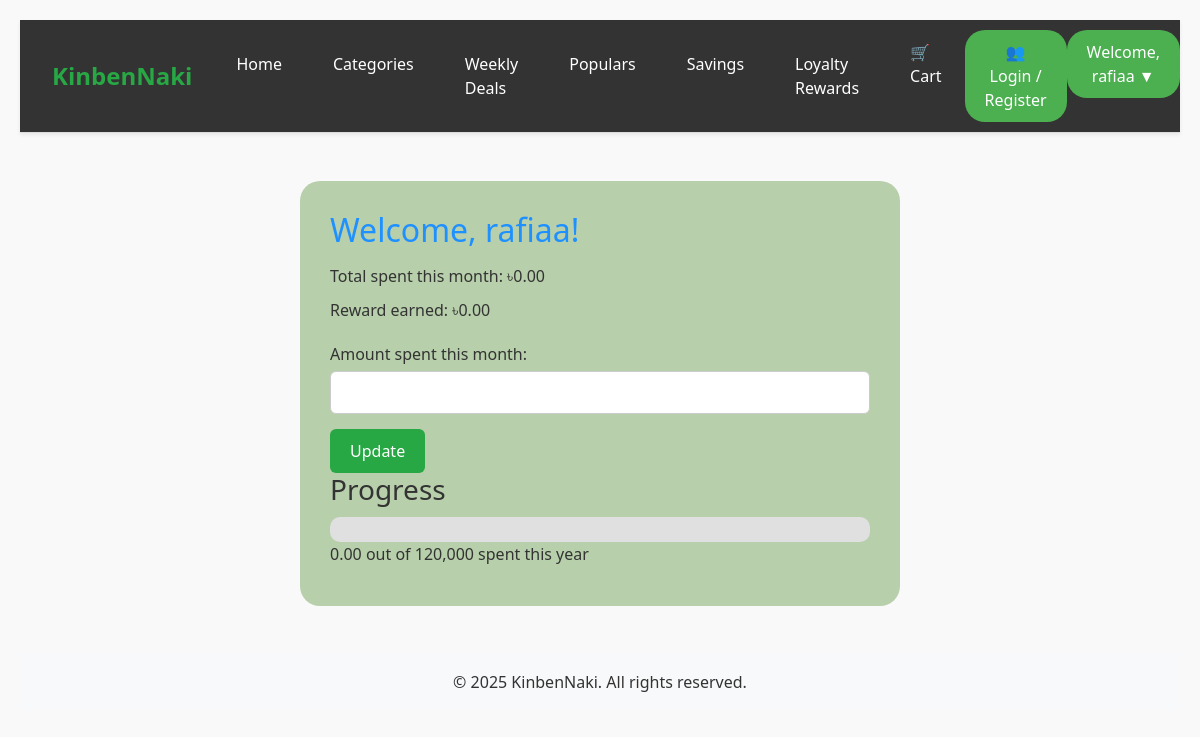
Screenshot of /loyalty-rewards/ (signed in) with the database file from the repository.
### shop/models.py (models this page shows, shortened)
class LoyaltyProgram(models.Model):
    user = models.OneToOneField(User, on_delete=models.CASCADE, related_name='loyalty_program')
    total_spent = models.DecimalField(max_digits=10, decimal_places=2, default=0.00)
    reward_earned = models.DecimalField(max_digits=10, decimal_places=2, default=0.00)
    last_updated = models.DateTimeField(auto_now=True)  # Keep track of the last time this record was updated

### shop/views.py (the view)
# urls.py: path('loyalty-rewards/', views.loyalty_rewards, name='loyalty_rewards'),
@login_required
def loyalty_rewards(request):
    loyalty_program, created = LoyaltyProgram.objects.get_or_create(user=request.user)
    if request.method == 'POST':
        amount_spent = float(request.POST.get('amount_spent', 0))  # Get amount spent from the form
        loyalty_program.update_total_spent(amount_spent)
        loyalty_program.check_reward()
    context = {
        'loyalty_program': loyalty_program
    }
    return render(request, 'loyalty_rewards.html', context)

### templates/loyalty_rewards.html (shortened to what this page needs)
{% extends "base.html" %}
{% block content %}
<body>
    <div class="loyalty-info">
        <h2>Welcome, {{ loyalty_program.user.username }}!</h2>
        <p>Total spent this month: ৳{{ loyalty_program.total_spent }}</p>
        <p>Reward earned: ৳{{ loyalty_program.reward_earned }}</p>
       <form method="POST" action="/loyalty-success/">
    <label for="amount_spent">Amount spent this month:</label>
    <input type="number" name="amount_spent" required>
    <button type="submit">Update</button>
</form>
        <h3>Progress</h3>
        <div class="progress-bar">
        </div>
        <p>{{ loyalty_program.total_spent }} out of 120,000 spent this year</p>
    </div>
</body>
{% endblock %}

### templates/base.html (shortened to what this page needs)
<!DOCTYPE html>
<html lang="en">
<head>
  <link href="https://cdn.jsdelivr.net/npm/bootstrap@5.3.3/dist/css/bootstrap.min.css" rel="stylesheet">
</head>
<body>
  <nav class="navbar navbar-expand-lg shadow-sm">
    <div class="container-fluid">
      <a class="navbar-brand" href="#">KinbenNaki</a>
      <div class="collapse navbar-collapse">
        <ul class="navbar-nav me-auto mb-2 mb-lg-0">
          <li class="nav-item"><a class="nav-link" href="{% url 'home' %}">Home</a></li>
       <li class="nav-item"><a class="nav-link" href="{% url 'category_list' %}">Categories</a></li>
        <li class="nav-item">
            <a class="nav-link" href="{% url 'weekly_deals' %}">Weekly Deals</a>
        </li>
          <li class="nav-item"><a class="nav-link" href="{% url 'popular_items' %}">Populars</a></li>
          <li class="nav-item"><a class="nav-link" href="#">Savings</a></li>
             <li class="nav-item"><a class="nav-link" href="{% url 'loyalty_rewards' %}">Loyalty Rewards</a></li>
        </ul>
            <ul class="navbar-nav mb-2 mb-lg-0">
          <li class="nav-item"><a class="nav-link" href="#">🛒 Cart</a></li>
          <div class="dropdown">
        <button class="drop">👥 Login / Register</button>
    </div>
             <div class="nav-right">
        {% if user.is_authenticated %}
            <div class="dropdown">
                <button class="drop">Welcome, {{ user.first_name|default:user.username }} ▼</button>
            </div>
        {% endif %}
    </div>
        </ul>
      </div>
    </div>
  </nav>
  <main class="container py-5">
    {% block content %}
    {% endblock %}
  </main>
  <footer class="bg-light text-center py-3 mt-auto">
    <p class="mb-0">&copy; {% now "Y" %} KinbenNaki. All rights reserved.</p>
  </footer>
</body>
</html>

### templates/base.html (style rules this page uses)
body { font-family: 'Segoe UI', sans-serif; background-color: #f8f9fa; }
.navbar { background-color: #ffffff; border-bottom: 1px solid #ddd; }
.navbar-brand { font-weight: bold; color: #28a745; font-size: 24px; }
.nav-link { color: #333; margin-right: 15px; }
.dropdown { position: relative; display: inline-block; }
.drop { background-color: #4CAF50; color: white; padding: 10px 20px; font-size: 16px; border-radius: 20px; gap: 20px; cursor: pointer; }
.navbar { background-color: #333; padding: 10px 20px; }
.navbar-nav { list-style-type: none; margin: 0; padding: 0; display: flex; justify-content: flex-end; }
.nav-item { margin-left: 20px; }
.nav-link { color: white; text-decoration: none; padding: 10px 15px; font-size: 16px; border-radius: 5px; transition: background-color 0.3s, color 0.3s; }

### templates/loyalty_rewards.html (style rules this page uses)
* { margin: 0; padding: 0; box-sizing: border-box; }
body { font-family: 'Segoe UI', Tahoma, Geneva, Verdana, sans-serif; background-color: #f9f9f9; color: #333; padding: 20px; }
.loyalty-info { background-color: #b7cfaa; padding: 30px; border-radius: 20px; box-shadow: 0px 0px 0px rgba(0,0,0,0.5); max-width: 600px; margin: auto; }
.loyalty-info h2 { margin-bottom: 15px; color: #1e90ff; }
.loyalty-info p { margin-bottom: 10px; font-size: 16px; }
form { margin-top: 20px; }
label { display: block; margin-bottom: 5px; font-weight: 500; }
input[type="number"] { width: 100%; padding: 10px; margin-bottom: 15px; border: 1px solid #ccc; border-radius: 6px; font-size: 14px; }
button { padding: 10px 20px; background-color: #28a745; color: white; border: none; border-radius: 6px; font-size: 16px; cursor: pointer; }
.progress-bar { width: 100%; background-color: #e0e0e0; border-radius: 10px; height: 25px; margin-top: 10px; overflow: hidden; }

### rows the page displays
LoyaltyProgram: user.username "rafiaa", total_spent "0.00", reward_earned "0.00"

### other values shown
{{ user.first_name|default:user.username }} "rafiaa"
